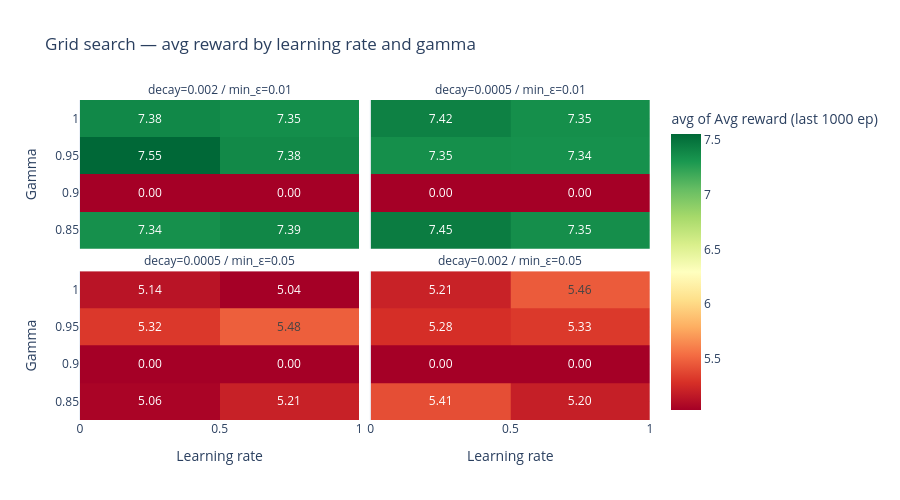

The notebook cell saved with this chart:
### Code cell
# Show all 60 results as a heatmap: learning_rate vs gamma, one panel per decay/min_epsilon combo.
# Much more informative than a bar chart — you can see the interactions between parameters.
grid_df["config"] = grid_df.apply(
    lambda r: f"decay={r.decay_rate} / min_ε={r.min_epsilon}", axis=1
)

fig_grid = px.density_heatmap(
    grid_df,
    x="learning_rate", y="gamma", z="score",
    facet_col="config", facet_col_wrap=2,
    histfunc="avg",
    color_continuous_scale="RdYlGn",
    title="Grid search — avg reward by learning rate and gamma",
    labels={"score": "Avg reward (last 1000 ep)", "learning_rate": "Learning rate", "gamma": "Gamma"},
    text_auto=".2f",
)
fig_grid.update_layout(template="plotly_white", height=500)
fig_grid.for_each_annotation(lambda a: a.update(text=a.text.split("=", 1)[-1]))
fig_grid.show()

### Figure 1 — Plotly figure (JSON) as saved in the notebook; plotly's stock layout.template omitted (floating-point values rounded to 4 significant figures)
{"data": [{"coloraxis": "coloraxis", "histfunc": "avg", "hovertemplate": "config=decay=0.002 / min_ε=0.01<br>Learning rate=%{x}<br>Gamma=%{y}<br>avg of Avg reward (last 1000 ep)=%{z}<extra></extra>", "name": "", "texttemplate": "%{z:.2f}", "type": "histogram2d", "x": [0.1, 0.5, 0.5, 0.1, 0.7, 0.3, 0.7, 0.9, 0.3, 0.1, 0.5, 0.3, 0.7, 0.9, 0.9], "xaxis": "x3", "xbingroup": "x", "y": [0.95, 0.95, 0.85, 0.99, 0.99, 0.95, 0.85, 0.95, 0.85, 0.85, 0.99, 0.99, 0.95, 0.99, 0.85], "yaxis": "y3", "ybingroup": "y", "z": [7.666, 7.502, 7.472, 7.463, 7.456, 7.439, 7.414, 7.346, 7.346, 7.336, 7.314, 7.306, 7.298, 7.293, 7.28]}, {"coloraxis": "coloraxis", "histfunc": "avg", "hovertemplate": "config=decay=0.0005 / min_ε=0.01<br>Learning rate=%{x}<br>Gamma=%{y}<br>avg of Avg reward (last 1000 ep)=%{z}<extra></extra>", "name": "", "texttemplate": "%{z:.2f}", "type": "histogram2d", "x": [0.1, 0.1, 0.7, 0.9, 0.9, 0.1, 0.9, 0.7, 0.3, 0.7, 0.3, 0.3, 0.5, 0.5, 0.5], "xaxis": "x4", "xbingroup": "x", "y": [0.99, 0.85, 0.85, 0.99, 0.95, 0.95, 0.85, 0.99, 0.85, 0.95, 0.95, 0.99, 0.95, 0.99, 0.85], "yaxis": "y4", "ybingroup": "y", "z": [7.576, 7.547, 7.491, 7.489, 7.426, 7.412, 7.412, 7.387, 7.35, 7.319, 7.287, 7.263, 7.262, 7.168, 7.159]}, {"coloraxis": "coloraxis", "histfunc": "avg", "hovertemplate": "config=decay=0.0005 / min_ε=0.05<br>Learning rate=%{x}<br>Gamma=%{y}<br>avg of Avg reward (last 1000 ep)=%{z}<extra></extra>", "name": "", "texttemplate": "%{z:.2f}", "type": "histogram2d", "x": [0.9, 0.7, 0.1, 0.5, 0.7, 0.1, 0.5, 0.7, 0.3, 0.1, 0.3, 0.9, 0.9, 0.5, 0.3], "xaxis": "x", "xbingroup": "x", "y": [0.95, 0.95, 0.95, 0.95, 0.85, 0.85, 0.85, 0.99, 0.95, 0.99, 0.99, 0.85, 0.99, 0.99, 0.85], "yaxis": "y", "ybingroup": "y", "z": [5.557, 5.483, 5.473, 5.4, 5.284, 5.274, 5.259, 5.171, 5.167, 5.164, 5.113, 5.083, 5.056, 4.88, 4.844]}, {"coloraxis": "coloraxis", "histfunc": "avg", "hovertemplate": "config=decay=0.002 / min_ε=0.05<br>Learning rate=%{x}<br>Gamma=%{y}<br>avg of Avg reward (last 1000 ep)=%{z}<extra></extra>", "name": "", "texttemplate": "%{z:.2f}", "type": "histogram2d", "x": [0.1, 0.7, 0.9, 0.5, 0.5, 0.1, 0.9, 0.9, 0.3, 0.3, 0.5, 0.7, 0.3, 0.1, 0.7], "xaxis": "x2", "xbingroup": "x", "y": [0.85, 0.99, 0.99, 0.99, 0.95, 0.95, 0.95, 0.85, 0.85, 0.99, 0.85, 0.95, 0.95, 0.99, 0.85], "yaxis": "y2", "ybingroup": "y", "z": [5.532, 5.477, 5.458, 5.454, 5.426, 5.32, 5.314, 5.304, 5.287, 5.256, 5.24, 5.238, 5.23, 5.167, 5.053]}], "layout": {"annotations": [{"font": {}, "showarrow": false, "text": "decay=0.0005 / min_ε=0.05", "x": 0.245, "xanchor": "center", "xref": "paper", "y": 0.465, "yanchor": "bottom", "yref": "paper"}, {"font": {}, "showarrow": false, "text": "decay=0.002 / min_ε=0.05", "x": 0.755, "xanchor": "center", "xref": "paper", "y": 0.465, "yanchor": "bottom", "yref": "paper"}, {"font": {}, "showarrow": false, "text": "decay=0.002 / min_ε=0.01", "x": 0.245, "xanchor": "center", "xref": "paper", "y": 1.0, "yanchor": "bottom", "yref": "paper"}, {"font": {}, "showarrow": false, "text": "decay=0.0005 / min_ε=0.01", "x": 0.755, "xanchor": "center", "xref": "paper", "y": 1.0, "yanchor": "bottom", "yref": "paper"}], "coloraxis": {"colorbar": {"title": {"text": "avg of Avg reward (last 1000 ep)"}}, "colorscale": [[0, "rgb(165,0,38)"], [0.1, "rgb(215,48,39)"], [0.2, "rgb(244,109,67)"], [0.3, "rgb(253,174,97)"], [0.4, "rgb(254,224,139)"], [0.5, "rgb(255,255,191)"], [0.6, "rgb(217,239,139)"], [0.7, "rgb(166,217,106)"], [0.8, "rgb(102,189,99)"], [0.9, "rgb(26,152,80)"], [1, "rgb(0,104,55)"]]}, "height": 500, "legend": {"tracegroupgap": 0}, "title": {"text": "Grid search — avg reward by learning rate and gamma"}, "xaxis": {"anchor": "y", "domain": [0, 0.49], "title": {"text": "Learning rate"}}, "xaxis2": {"anchor": "y2", "domain": [0.51, 1], "matches": "x", "title": {"text": "Learning rate"}}, "xaxis3": {"anchor": "y3", "domain": [0, 0.49], "matches": "x", "showticklabels": false}, "xaxis4": {"anchor": "y4", "domain": [0.51, 1], "matches": "x", "showticklabels": false}, "yaxis": {"anchor": "x", "domain": [0, 0.465], "title": {"text": "Gamma"}}, "yaxis2": {"anchor": "x2", "domain": [0, 0.465], "matches": "y", "showticklabels": false}, "yaxis3": {"anchor": "x3", "domain": [0.535, 1.0], "matches": "y", "title": {"text": "Gamma"}}, "yaxis4": {"anchor": "x4", "domain": [0.535, 1.0], "matches": "y", "showticklabels": false}}}
